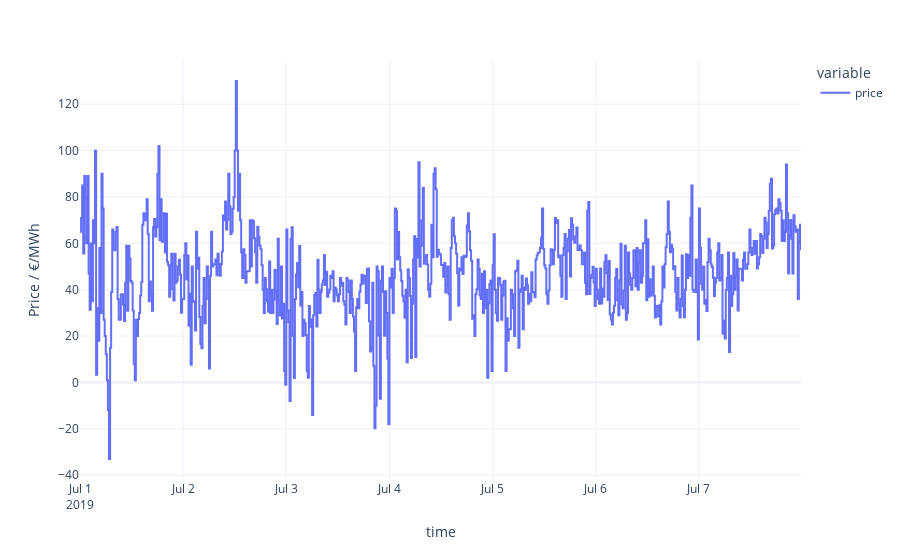

Here is the notebook cell this chart was saved with:
### Code cell
df.plot(template=template, line_shape="hv", labels={"value": "Price / €/MWh"})

### Figure 1 — Plotly figure (JSON) as saved in the notebook; plotly's stock layout.template omitted (floating-point values rounded to 4 significant figures; data arrays with more than 128 entries replaced by an {"elided": "..."} marker saying what was removed)
{"data": [{"hovertemplate": "variable=price<br>time=%{x}<br>Price / €/MWh=%{y}<extra></extra>", "legendgroup": "price", "line": {"color": "#636efa", "dash": "solid", "shape": "hv"}, "marker": {"symbol": "circle"}, "mode": "lines", "name": "price", "orientation": "v", "showlegend": true, "type": "scatter", "x": {"elided": "672 str values"}, "xaxis": "x", "y": {"elided": "672 float values"}, "yaxis": "y"}], "layout": {"legend": {"title": {"text": "variable"}, "tracegroupgap": 0}, "margin": {"t": 60}, "xaxis": {"anchor": "y", "domain": [0, 1], "title": {"text": "time"}}, "yaxis": {"anchor": "x", "domain": [0, 1], "title": {"text": "Price / €/MWh"}}}}
